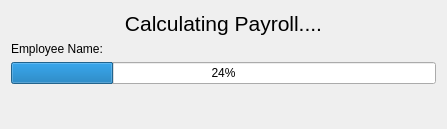
<?xml version="1.0" encoding="UTF-8"?>
<ui version="4.0">
 <class>PayrollCalculator</class>
 <widget class="QDialog" name="PayrollCalculator">
  <property name="geometry">
   <rect>
    <x>0</x>
    <y>0</y>
    <width>447</width>
    <height>129</height>
   </rect>
  </property>
  <property name="windowTitle">
   <string>Calculating Payroll...</string>
  </property>
  <layout class="QVBoxLayout" name="verticalLayout">
   <item>
    <widget class="QLabel" name="label">
     <property name="text">
      <string>&lt;!DOCTYPE HTML PUBLIC &quot;-//W3C//DTD HTML 4.0//EN&quot; &quot;http://www.w3.org/TR/REC-html40/strict.dtd&quot;&gt;
&lt;html&gt;&lt;head&gt;&lt;meta name=&quot;qrichtext&quot; content=&quot;1&quot; /&gt;&lt;style type=&quot;text/css&quot;&gt;
p, li { white-space: pre-wrap; }
&lt;/style&gt;&lt;/head&gt;&lt;body style=&quot; font-family:'MS Shell Dlg 2'; font-size:8.25pt; font-weight:400; font-style:normal;&quot;&gt;
&lt;p align=&quot;center&quot; style=&quot; margin-top:0px; margin-bottom:0px; margin-left:0px; margin-right:0px; -qt-block-indent:0; text-indent:0px;&quot;&gt;&lt;span style=&quot; font-size:16pt;&quot;&gt;Calculating Payroll....&lt;/span&gt;&lt;/p&gt;&lt;/body&gt;&lt;/html&gt;</string>
     </property>
    </widget>
   </item>
   <item>
    <widget class="QLabel" name="lblEmployee">
     <property name="text">
      <string>Employee Name:</string>
     </property>
    </widget>
   </item>
   <item>
    <widget class="QProgressBar" name="progress">
     <property name="value">
      <number>24</number>
     </property>
    </widget>
   </item>
   <item>
    <spacer name="verticalSpacer">
     <property name="orientation">
      <enum>Qt::Vertical</enum>
     </property>
     <property name="sizeHint" stdset="0">
      <size>
       <width>20</width>
       <height>40</height>
      </size>
     </property>
    </spacer>
   </item>
  </layout>
 </widget>
 <resources/>
 <connections/>
</ui>
